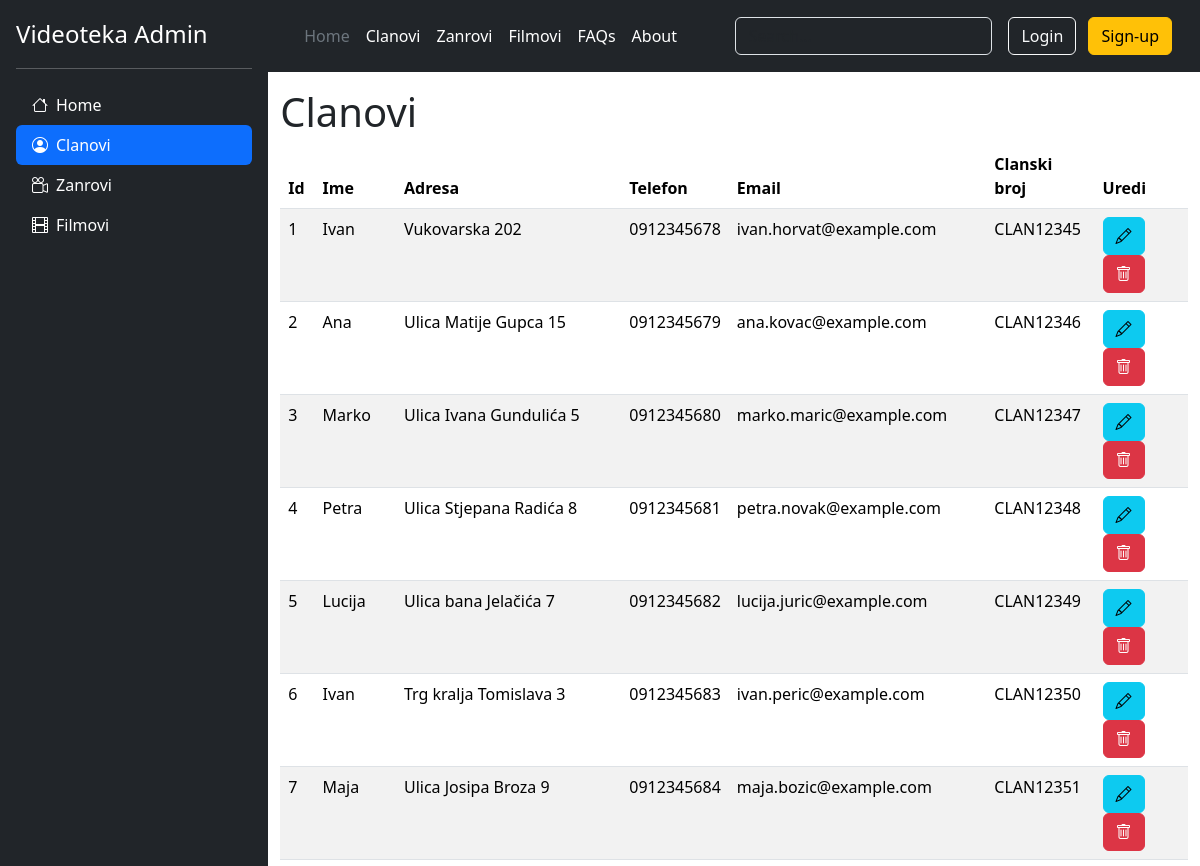
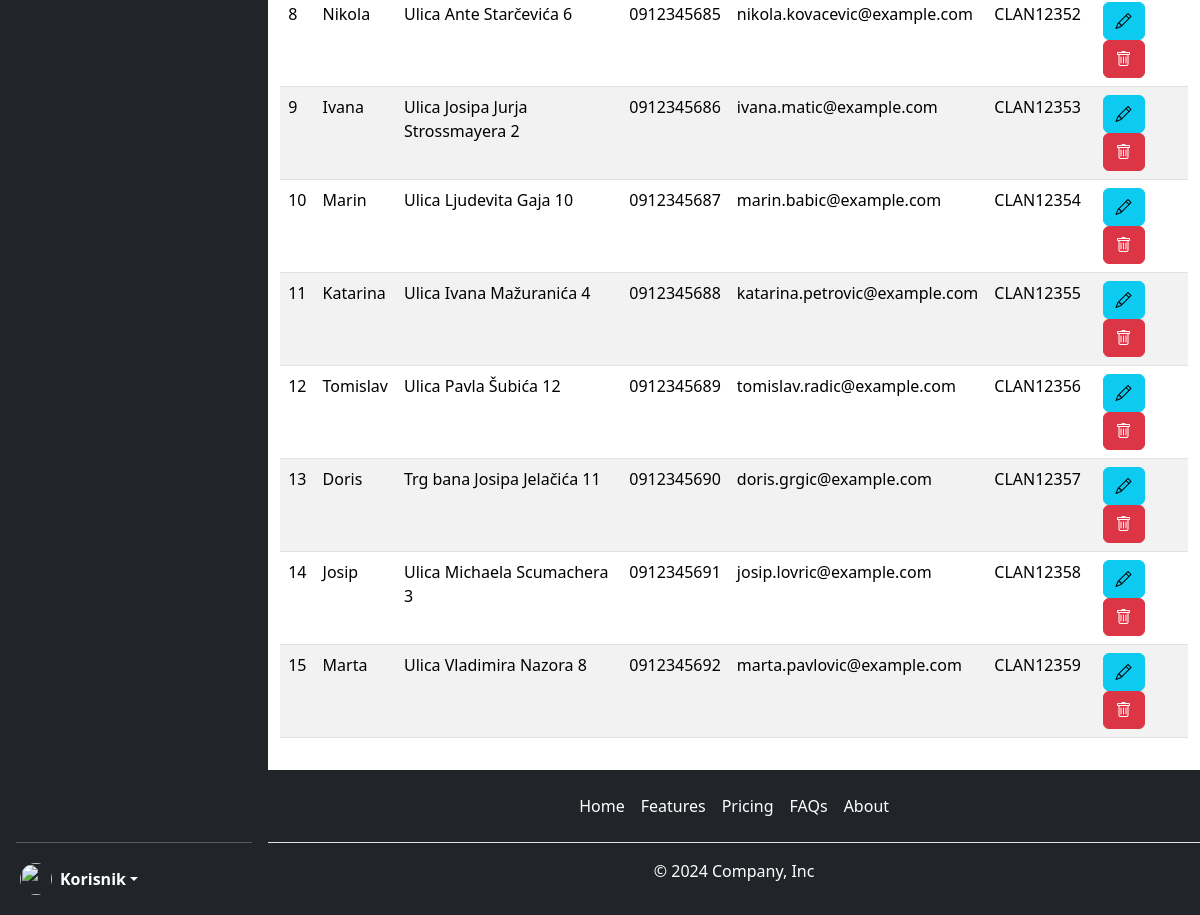
/members.php, run on the app's committed database (2 pictures, top to bottom).
### tables this page shows
CREATE TABLE IF NOT EXISTS `clanovi` (
  `id` int UNSIGNED NOT NULL AUTO_INCREMENT,
  `ime` varchar(50) NOT NULL,
  `prezime` varchar(50) NOT NULL,
  `adresa` varchar(100) DEFAULT NULL,
  `telefon` varchar(12) DEFAULT NULL,
  `email` varchar(50) NOT NULL,
  `clanski_broj` char(14) NOT NULL,
  PRIMARY KEY (`id`),
  UNIQUE KEY `email` (`email`),
  UNIQUE KEY `clanski_broj` (`clanski_broj`)
) DEFAULT CHARSET=utf8mb4 COLLATE=utf8mb4_general_ci;

### members.php (called while the page is built, shortened)
<?php
$connection = mysqli_connect('localhost', 'algebra', 'algebra', 'videoteka');
$sql = "SELECT * from clanovi;";
$result = mysqli_query($connection, $sql);
$members = mysqli_fetch_all($result, MYSQLI_ASSOC);
require 'members.view.php';

### members.view.php (the view)
<?php include_once 'partials/header.php' ?>
<main class="container my-3 d-flex flex-column flex-grow-1">
    <h1>Clanovi</h1>
    <table class="table table-striped">
        <thead>
            <tr>
                <th>Id</th>
                <th>Ime</th>
                <th>Adresa</th>
                <th>Telefon</th>
                <th>Email</th>
                <th>Clanski broj</th>
                <th>Uredi</th>
            </tr>
        </thead>
        <tbody>
            <?php foreach ($members as $member): ?>
                <tr>
                    <td><?= $member['id'] ?></td>
                    <td><?= $member['ime'] ?></td>
                    <td><?= $member['adresa'] ?></td>
                    <td><?= $member['telefon'] ?></td>
                    <td><?= $member['email'] ?></td>
                    <td><?= $member['clanski_broj'] ?></td>
                    <td>
                        <a href="#" class="btn btn-info" data-bs-toggle="tooltip" data-bs-placement="top" data-bs-title="Edit Member"><i class="bi bi-pencil"></i></a>
                        <button class="btn btn-danger" data-bs-toggle="tooltip" data-bs-placement="top" data-bs-title="Delete Member"><i class="bi bi-trash"></i></button>
                    </td>
                </tr>
            <?php endforeach ?>
        </tbody>
    </table>
</main>
<?php include_once 'partials/footer.php' ?>

### assets/styles.css (style rules this page uses)
body { height: 100%; }

### data on the page
clanovi: id "1", ime "Ivan", adresa "Vukovarska 202", telefon "0912345678", email "ivan.horvat@example.com", clanski_broj "CLAN12345"
clanovi: id "2", ime "Ana", adresa "Ulica Matije Gupca 15", telefon "0912345679", email "ana.kovac@example.com", clanski_broj "CLAN12346"
clanovi: id "3", ime "Marko", adresa "Ulica Ivana Gundulića 5", telefon "0912345680", email "marko.maric@example.com", clanski_broj "CLAN12347"
clanovi: id "4", ime "Petra", adresa "Ulica Stjepana Radića 8", telefon "0912345681", email "petra.novak@example.com", clanski_broj "CLAN12348"
clanovi: id "5", ime "Lucija", adresa "Ulica bana Jelačića 7", telefon "0912345682", email "lucija.juric@example.com", clanski_broj "CLAN12349"
clanovi: id "6", ime "Ivan", adresa "Trg kralja Tomislava 3", telefon "0912345683", email "ivan.peric@example.com", clanski_broj "CLAN12350"
clanovi: id "7", ime "Maja", adresa "Ulica Josipa Broza 9", telefon "0912345684", email "maja.bozic@example.com", clanski_broj "CLAN12351"
clanovi: id "8", ime "Nikola", adresa "Ulica Ante Starčevića 6", telefon "0912345685", email "nikola.kovacevic@example.com", clanski_broj "CLAN12352"
clanovi: id "9", ime "Ivana", adresa "Ulica Josipa Jurja Strossmayera 2", telefon "0912345686", email "ivana.matic@example.com", clanski_broj "CLAN12353"
clanovi: id "10", ime "Marin", adresa "Ulica Ljudevita Gaja 10", telefon "0912345687", email "marin.babic@example.com", clanski_broj "CLAN12354"
clanovi: id "11", ime "Katarina", adresa "Ulica Ivana Mažuranića 4", telefon "0912345688", email "katarina.petrovic@example.com", clanski_broj "CLAN12355"
clanovi: id "12", ime "Tomislav", adresa "Ulica Pavla Šubića 12", telefon "0912345689", email "tomislav.radic@example.com", clanski_broj "CLAN12356"
clanovi: id "13", ime "Doris", adresa "Trg bana Josipa Jelačića 11", telefon "0912345690", email "doris.grgic@example.com", clanski_broj "CLAN12357"
clanovi: id "14", ime "Josip", adresa "Ulica Michaela Scumachera 3", telefon "0912345691", email "josip.lovric@example.com", clanski_broj "CLAN12358"
clanovi: id "15", ime "Marta", adresa "Ulica Vladimira Nazora 8", telefon "0912345692", email "marta.pavlovic@example.com", clanski_broj "CLAN12359"
